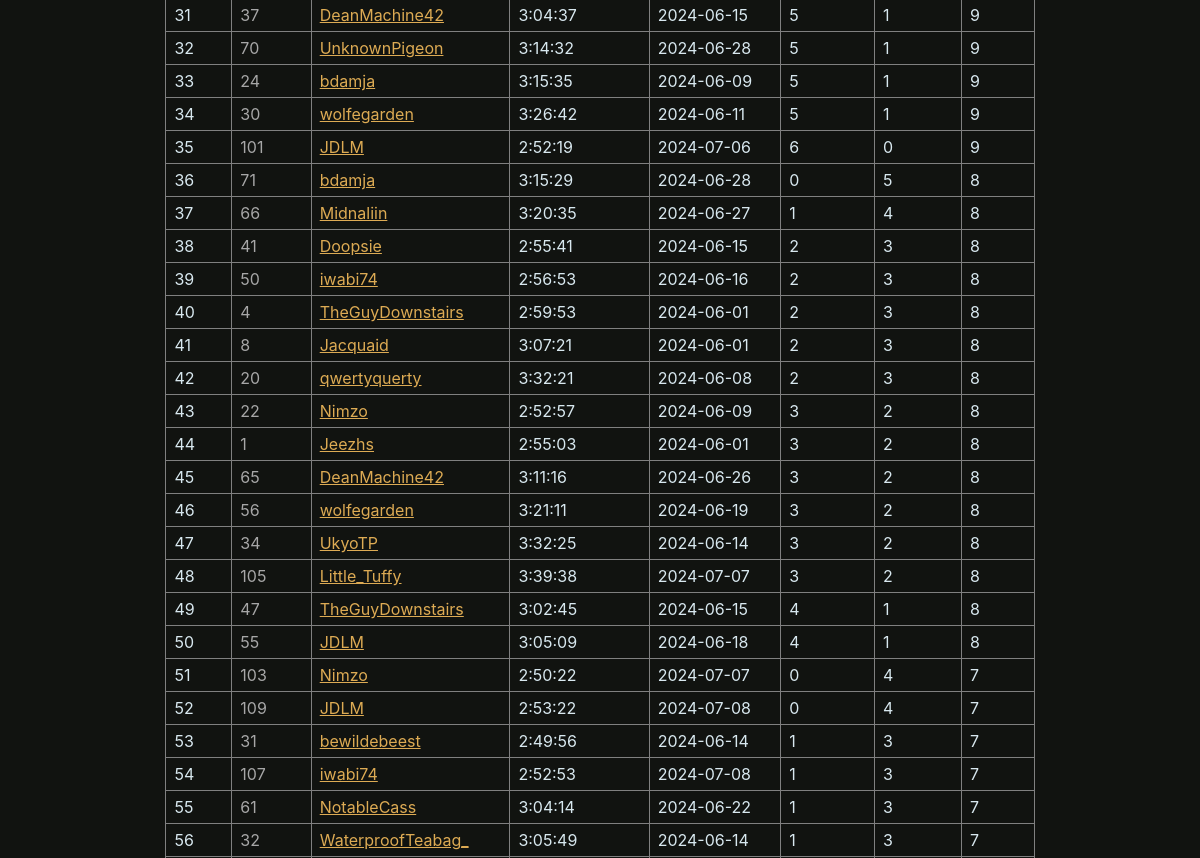
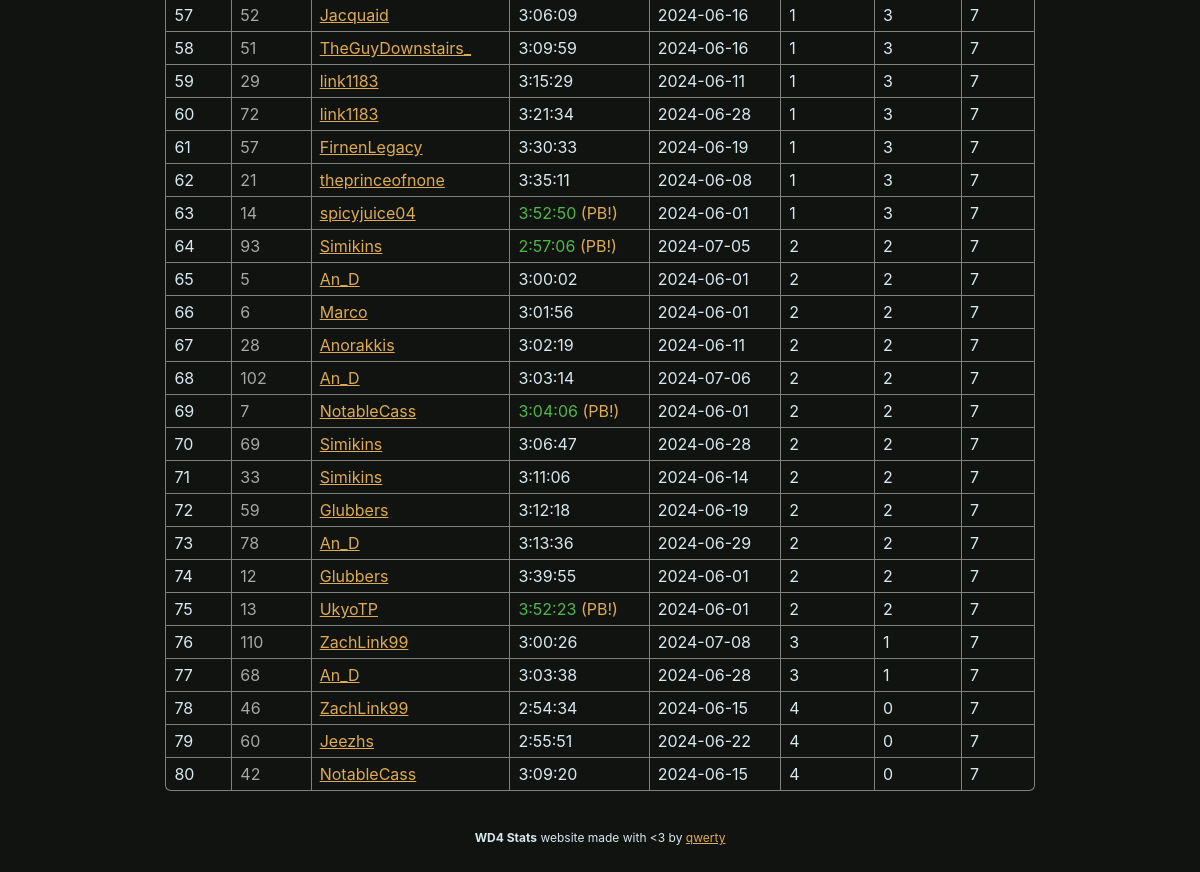
The page /zelda (lower part) on the database as committed earlier (2 pictures, top to bottom).
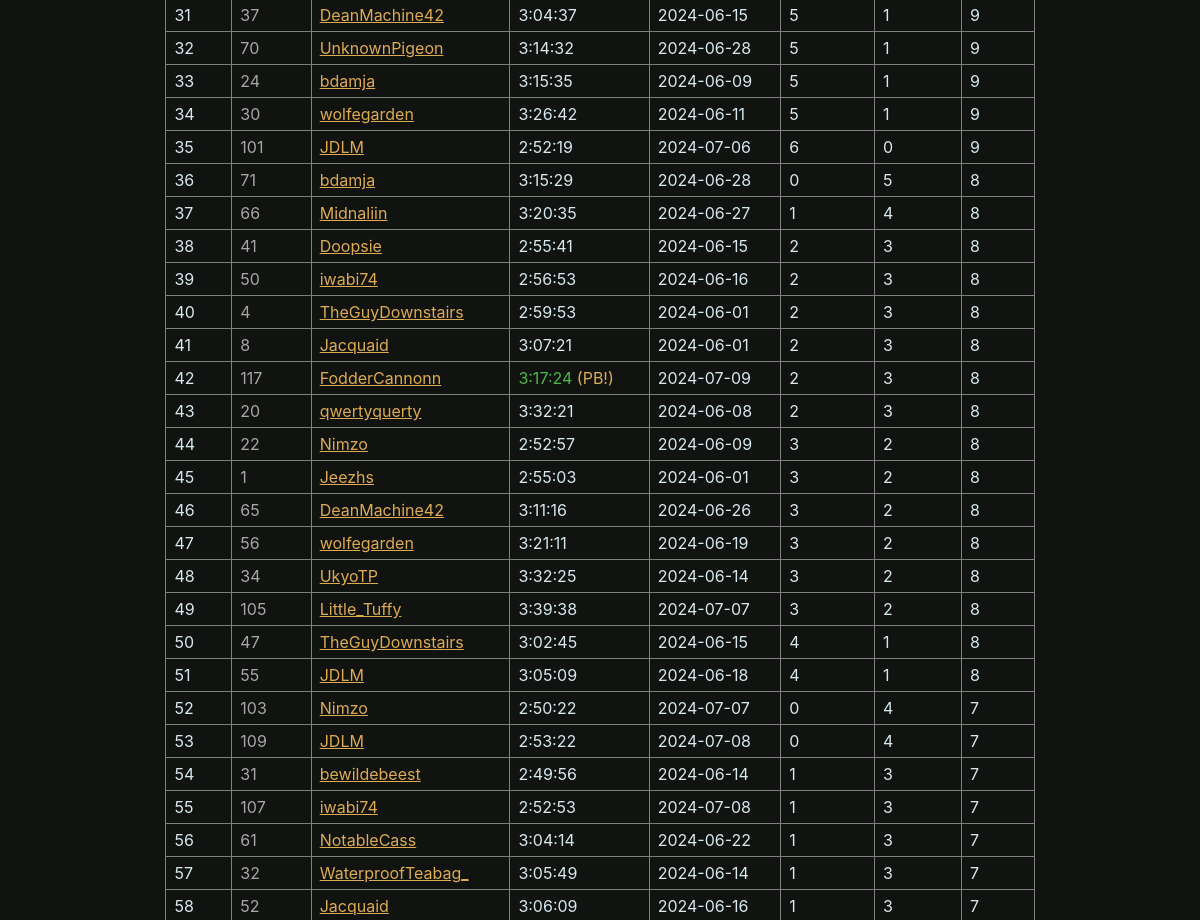
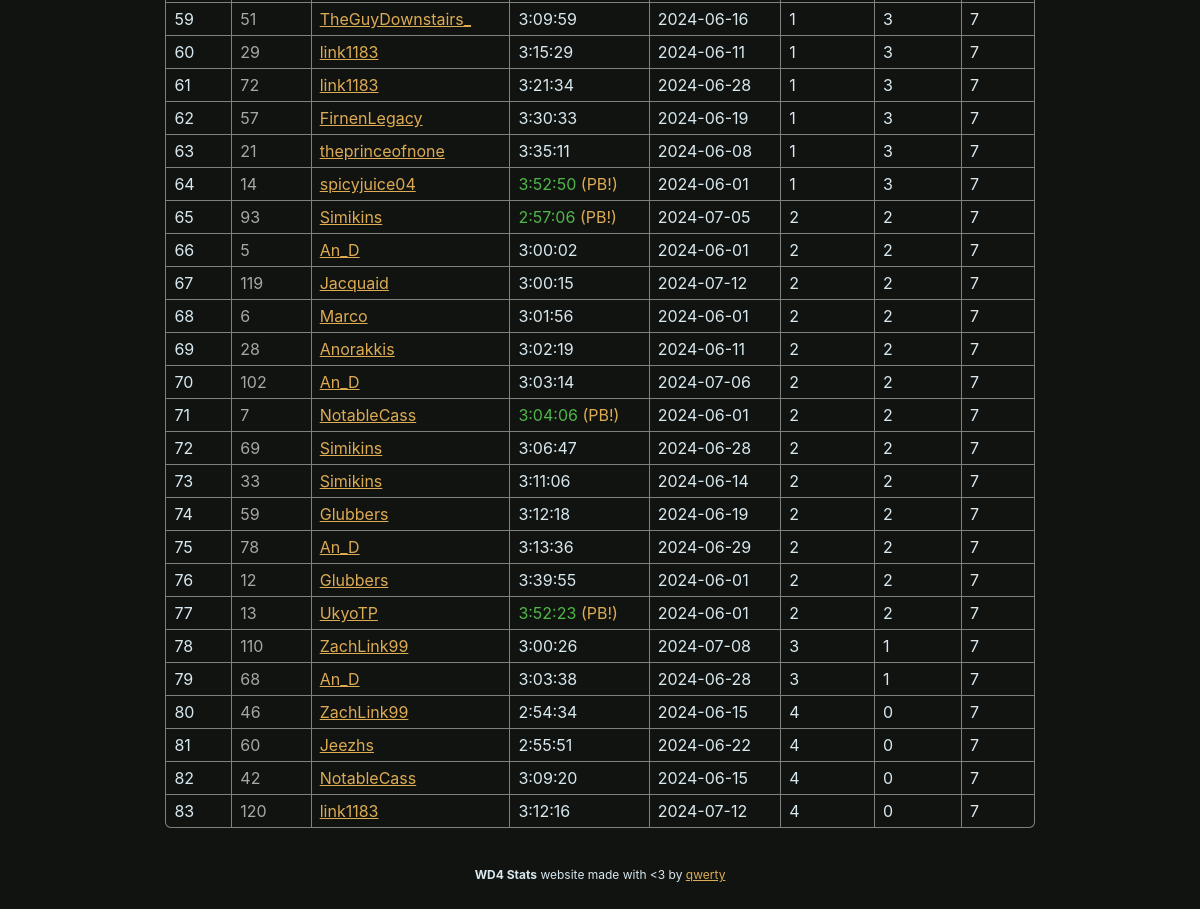
The same page on the database as committed later (2 pictures, top to bottom).
### wd4.py (models this page shows, shortened)
class BaseModel(Model):
    class Meta:
        database = db

class Runs(BaseModel):
    player = CharField(32)
    time = FloatField()
    id = IntegerField()
    date = DateField()
    flags = IntegerField()
    phase = IntegerField()
    event = IntegerField()
    zelda_swoops = IntegerField()
    zelda_triangles = IntegerField()
    def format_time(self):
        return format_time(self.time) if not self.dnf() else "DNF"
    def dnf(self):
        return self.flags & RUN_FLAG_DNF
    def pb(self):
        return self.flags & RUN_FLAG_PB
    def zelda(self):
        return self.zelda_triangles + self.zelda_swoops + 3 if (self.zelda_triangles is not None and self.zelda_swoops is not None) else None

### wd4.py (the view)
@app.route("/zelda")
def page_zelda():
    runs = Runs.select().where(Runs.zelda_triangles != None).order_by((Runs.zelda_triangles+Runs.zelda_swoops).desc(), Runs.zelda_triangles.desc(), Runs.time.asc())
    return render_template("zelda.html", **globals(), runs=runs)

### wd4.py (called while the page is built)
def format_time(time):
    return str(timedelta(seconds=time))

### templates/zelda.html (shortened to what this page needs)
{% extends "layout.html" %}
{% block content %}
    <br><br>
    <table>
        {% for run in runs %}
        <tr>
            <td>
                {{ loop.index }}
            </td>
            <td style="color: var(--hint-color);">
                {{ run.id }}
            </td>
            <td>
                {{ link_name(run.player) }}
            </td>
            <td {% if run.pb() %}style="color: var(--win-color)"{% endif %}>
                {{ run.format_time() }} {% if run.pb() %}<span style="color: var(--border-color);">(PB!)</span>{% endif %}
            </td>
            <td>
                {{ run.date | string }}
            </td>
            <td>
                {{ run.zelda_swoops }}
            </td>
            <td>
                {{ run.zelda_triangles }}
            </td>
            <td>
                {{ run.zelda() }}
            </td>
        </tr>
        {% endfor %}
    </table>
{% endblock %}

### templates/layout.html (shortened to what this page needs)
{% macro link_name(name) -%}<a href="https://speedrun.com/User/{{ name }}">{{ name }}</a>{% endmacro %}
<html lang="en">
    <head>
        <link rel="stylesheet" href="static/css/brackets-viewer.min.css" />
        <link rel="stylesheet" href="static/css/dark.css" />
    </head>
    <body>
        {% block content %}
        {% endblock %}
        <footer class="footer">
            <div style="text-align: center;">
                <strong>WD4 Stats</strong> website made with &lt;3 by <a href="https://github.com/qwertyquerty">qwerty</a>
            </div>
        </footer>
    </body>
</html>

Rows that differ between the two databases and show on the page:
added Runs: id "117", player "FodderCannonn", format_time "3:17:24", shows "(PB!)", date "2024-07-09", zelda_swoops "2", zelda_triangles "3", zelda "8"
added Runs: id "119", player "Jacquaid", format_time "3:00:15", date "2024-07-12", zelda_swoops "2", zelda_triangles "2", zelda "7"
added Runs: id "120", player "link1183", format_time "3:12:16", date "2024-07-12", zelda_swoops "4", zelda_triangles "0", zelda "7"
